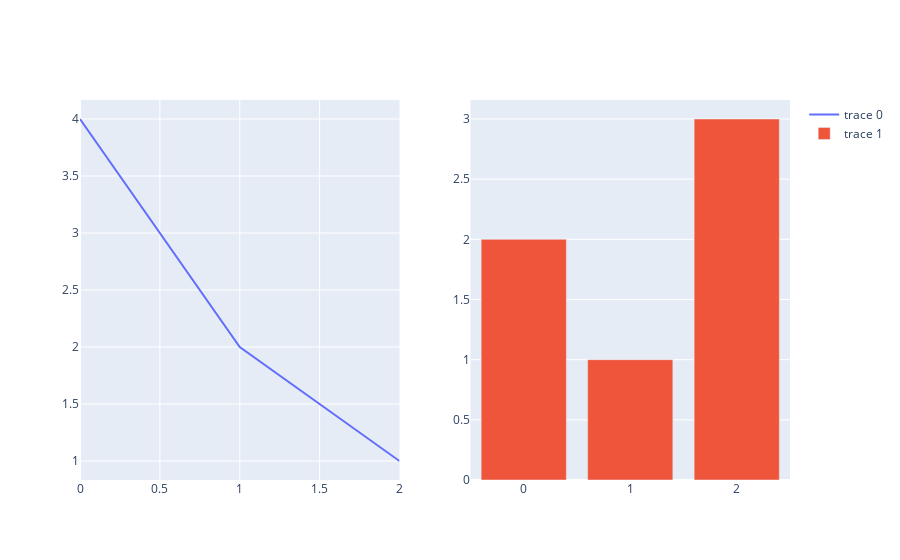

Notebook code for this chart:
### Markdown cell above
### Subplots
https://plotly.com/python/subplots/

A `graph_objects` segítségével teljesen magunk rakhatjuk össze a plotokat.

Itt a `fig.add_trace()` függvényre hívnám fel a figyelmet, amivel bármilyen, már elkészült Figure objektumhoz adhatunk új adatsort. (Plotly Express-el készült plotot is kiegészíthetünk így.)

### Code cell
from plotly.subplots import make_subplots

fig = make_subplots(rows=1, cols=2)

fig.add_trace(go.Scatter(y=[4, 2, 1], mode="lines"), row=1, col=1)
fig.add_trace(go.Bar(y=[2, 1, 3]), row=1, col=2)

fig.show()

### Figure 1 — Plotly figure (JSON) as saved in the notebook; plotly's stock layout.template omitted (floating-point values rounded to 4 significant figures)
{"data": [{"mode": "lines", "type": "scatter", "xaxis": "x", "y": [4, 2, 1], "yaxis": "y"}, {"type": "bar", "xaxis": "x2", "y": [2, 1, 3], "yaxis": "y2"}], "layout": {"xaxis": {"anchor": "y", "domain": [0, 0.45]}, "xaxis2": {"anchor": "y2", "domain": [0.55, 1]}, "yaxis": {"anchor": "x", "domain": [0, 1]}, "yaxis2": {"anchor": "x2", "domain": [0, 1]}}}
